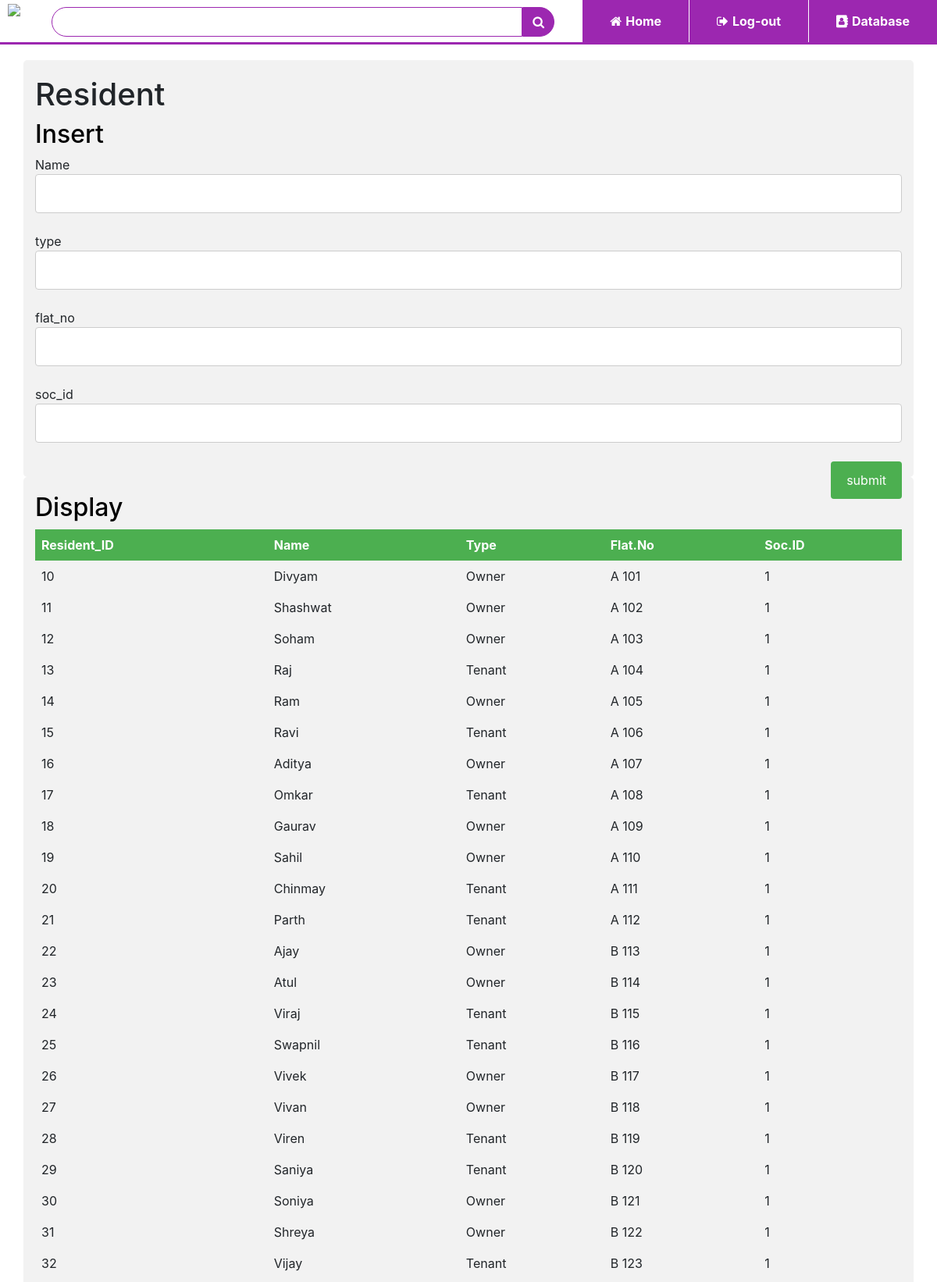
Screenshot of /resident.php (upper part) with the database file from the repository.
### tables this page shows
CREATE TABLE `resident` (
  `res_id` int(11) NOT NULL,
  `res_name` varchar(30) NOT NULL,
  `res_type` varchar(30) DEFAULT NULL,
  `res_flatno` varchar(30) NOT NULL,
  `soc_id` int(11) DEFAULT NULL
);

### resident.php (the view, shortened to what this page needs)
<!DOCTYPE html>
<html>
<head>
<link rel="stylesheet" type="text/css" href="tablecss.css">
<link rel="stylesheet" href="https://stackpath.bootstrapcdn.com/bootstrap/4.5.2/css/bootstrap.min.css" >
<link rel="stylesheet" href="https://stackpath.bootstrapcdn.com/font-awesome/4.7.0/css/font-awesome.min.css">
</head>
<body>
<div class="top-nav-bar">
	<div class="search-box">
		<img src="images/logo.png" class="logo">
		<input type="text" class="form-control">
		<span class="input-group-text"><i class="fa fa-search"></i></span>
	</div>
<div class="menu-bar">
	<ul>
		<li><a href="index.html"><i class="fa fa-home"></i>Home</a></li>
		<li><a href="login.php"><i class="fa fa-sign-out"></i>Log-out</a></li>
		<li><a href="tables.php"><i class="fa fa-address-book"></i>Database</a></li>
	</ul>
</div>
</div>
<div class="container">
<h1>Resident</h1>
<h2>Insert</h2>
<form action="" method="GET">
	Name <input type="text" name="name" value=""><br></br>
	type <input type="text" name="type" value=""><br></br>
	flat_no <input type="text" name="flat_no" value=""><br></br>
	soc_id <input type="text" name="soc_id" value=""><br></br>
	<input type="submit" name="submit" value="submit">
</form>
</div>
</body>
</html>
<div class="container">
	<h2>Display</h2>
<?php
include("connect.php");
$query="SELECT * FROM resident";
$data=mysqli_query($conn,$query);
$total=mysqli_num_rows($data);
if($total>0){
	?>
	<table>
		<tr>
			<th>Resident_ID</td>
			<th>Name</td>
			<th>Type</td>
			<th>Flat.No</td>
			<th>Soc.ID</td>
		</tr>
	<?php
	while($result=mysqli_fetch_assoc($data))
	{
		echo "<tr>
				<td>".$result['res_id']."</td>
				<td>".$result['res_name']."</td>
				<td>".$result['res_type']."</td>
				<td>".$result['res_flatno']."</td>
				<td>".$result['soc_id']."</td>
			</tr>";
	}
}
else{
	echo "result not found";
}
?>
</table>

### tablecss.css (style rules this page uses)
* { margin:0; padding: 0; }
h2 { color: black; }
body { background-color: #f1f3f4; font-family: sans-serif; }
.top-nav-bar { height: 57px; top: 0; position: sticky; background: #fff; margin-bottom: 20px; border-bottom: 3px solid #9c27b0; z-index: 2; }
.logo { height: 40px; margin: 5px 10px; }
.form-control { margin-top: 9px; margin-left: 30px; border:1px solid #9c27b0 !important; border-top-left-radius: 20px !important; border-bottom-left-radius:20px !important; border-top-right-radius: 0 !important; border-bottom-right-radius: 0 !important; box-shadow: none; }
.input-group-text { background: #9c27b0 !important; border:1px solid #9c27b0 !important; margin: 8.5px 10px 3px 0 !important; border-top-left-radius: 0px !important; border-bottom-left-radius:0px !important; border-top-right-radius: 20px!important; border-bottom-right-radius: 20px !important; cursor: pointer; }
.search-box { display: inline-flex; width: 60%; }
.fa-search { color: #fff; }
.menu-bar { width: 40%; height: 57px; float: right; }
.menu-bar ul { display: inline-flex; float: right; }
.menu-bar ul li { border-left: 1px solid #fff; list-style-type:none; padding: 15px 35px; text-align: center; background-color: #9c27b0; cursor: pointer; }
.menu-bar ul li a { font-size:16px; font-weight: bold; color: #fff; text-decoration: none; }
.fa-home,.fa-sign-out,.fa-address-book { margin-right:5px; }
input[type=text], select, textarea { width: 100%; padding: 12px; border: 1px solid #ccc; border-radius: 4px; box-sizing: border-box; resize: vertical; }
input[type=submit] { background-color: #4CAF50; color: white; padding: 12px 20px; border: none; border-radius: 4px; cursor: pointer; float: right; }
.container { border-radius: 5px; background-color: #f2f2f2; padding: 20px; }

### resident.php (style rules this page uses)
table { border-collapse: collapse; width: 100%; }
th, td { text-align: left; padding: 8px; }
tr:nth-child(even) { background-color: #f2f2f2 }
th { background-color: #4CAF50; color: white; }

### rows the page displays
resident: res "10", res_name "Divyam", res_type "Owner", res_flatno "A 101", soc "1"
resident: res "11", res_name "Shashwat", res_type "Owner", res_flatno "A 102", soc "1"
resident: res "12", res_name "Soham", res_type "Owner", res_flatno "A 103", soc "1"
resident: res "13", res_name "Raj", res_type "Tenant", res_flatno "A 104", soc "1"
resident: res "14", res_name "Ram", res_type "Owner", res_flatno "A 105", soc "1"
resident: res "15", res_name "Ravi", res_type "Tenant", res_flatno "A 106", soc "1"
resident: res "16", res_name "Aditya", res_type "Owner", res_flatno "A 107", soc "1"
resident: res "17", res_name "Omkar", res_type "Tenant", res_flatno "A 108", soc "1"
resident: res "18", res_name "Gaurav", res_type "Owner", res_flatno "A 109", soc "1"
resident: res "19", res_name "Sahil", res_type "Owner", res_flatno "A 110", soc "1"
resident: res "20", res_name "Chinmay", res_type "Tenant", res_flatno "A 111", soc "1"
resident: res "21", res_name "Parth", res_type "Tenant", res_flatno "A 112", soc "1"
resident: res "22", res_name "Ajay", res_type "Owner", res_flatno "B 113", soc "1"
resident: res "23", res_name "Atul", res_type "Owner", res_flatno "B 114", soc "1"
resident: res "24", res_name "Viraj", res_type "Tenant", res_flatno "B 115", soc "1"
resident: res "25", res_name "Swapnil", res_type "Tenant", res_flatno "B 116", soc "1"
resident: res "26", res_name "Vivek", res_type "Owner", res_flatno "B 117", soc "1"
resident: res "27", res_name "Vivan", res_type "Owner", res_flatno "B 118", soc "1"
resident: res "28", res_name "Viren", res_type "Tenant", res_flatno "B 119", soc "1"
resident: res "29", res_name "Saniya", res_type "Tenant", res_flatno "B 120", soc "1"
resident: res "30", res_name "Soniya", res_type "Owner", res_flatno "B 121", soc "1"
resident: res "31", res_name "Shreya", res_type "Owner", res_flatno "B 122", soc "1"
resident: res "32", res_name "Vijay", res_type "Tenant", res_flatno "B 123", soc "1"
